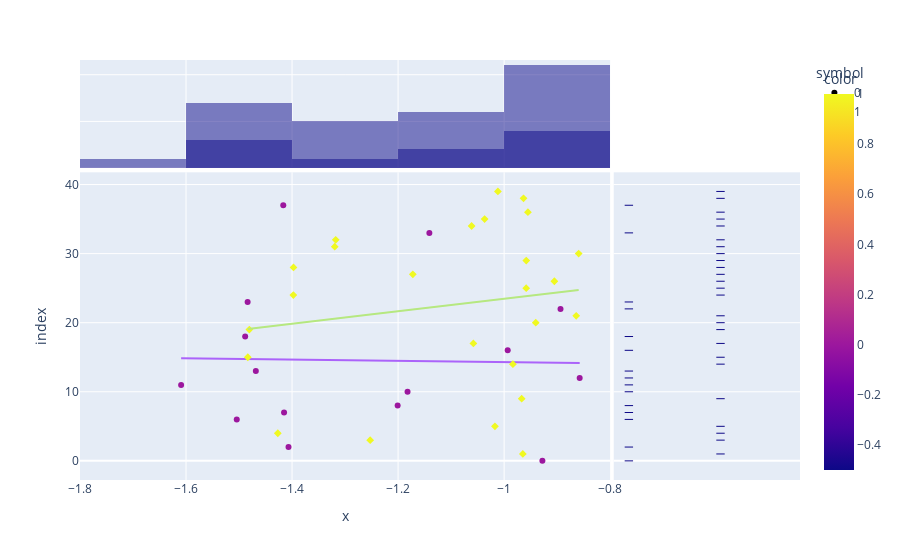
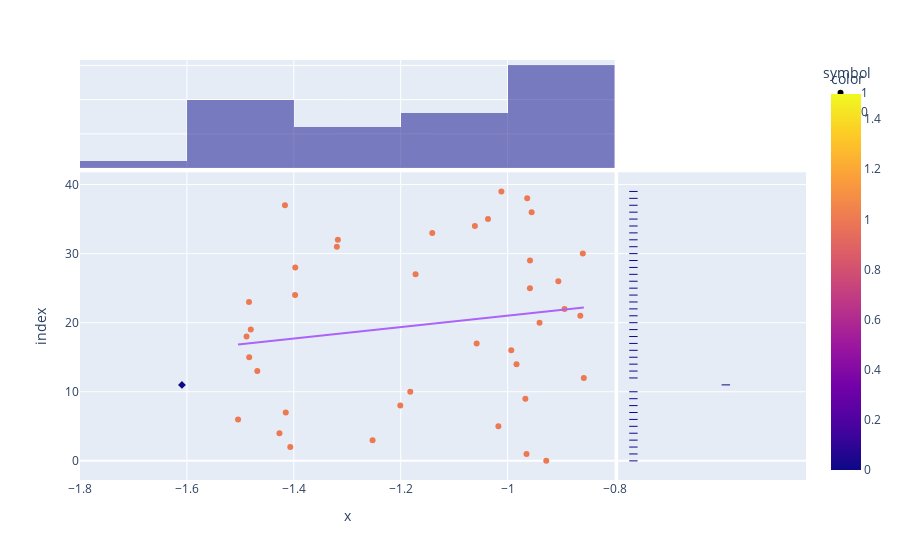

Write notebook code for charts like these, in order.
### Markdown cell above
## SVM

### Code cell
print(classification_report(y_test, y_pred_svm))
fig = px.scatter(x_embed[:,0],x_embed[:,1],color=y_test, symbol=y_test, marginal_x = 'histogram', marginal_y = 'rug', trendline = 'ols')
fig.show()

px.scatter(x_embed[:,0],x_embed[:,1],color=y_pred_svm, symbol=y_pred_svm, marginal_x = 'histogram', marginal_y = 'rug', trendline = 'ols')

### Figure 1 — Plotly figure (JSON) as saved in the notebook; plotly's stock layout.template omitted (floating-point values rounded to 4 significant figures)
{"data": [{"hovertemplate": "symbol=0<br>x=%{x}<br>index=%{y}<br>color=%{marker.color}<extra></extra>", "legendgroup": "0", "marker": {"color": [0, 0, 0, 0, 0, 0, 0, 0, 0, 0, 0, 0, 0, 0, 0], "coloraxis": "coloraxis", "symbol": "circle"}, "mode": "markers", "name": "0", "orientation": "h", "showlegend": true, "type": "scatter", "x": [-0.9278, -1.407, -1.504, -1.415, -1.201, -1.182, -1.609, -0.8575, -1.468, -0.9932, -1.488, -0.8936, -1.484, -1.141, -1.417], "xaxis": "x", "y": [0, 2, 6, 7, 8, 10, 11, 12, 13, 16, 18, 22, 23, 33, 37], "yaxis": "y"}, {"alignmentgroup": "True", "bingroup": "x", "hovertemplate": "symbol=0<br>x=%{x}<br>count=%{y}<extra></extra>", "legendgroup": "0", "marker": {"color": "#0d0887"}, "name": "0", "offsetgroup": "0", "opacity": 0.5, "showlegend": false, "type": "histogram", "x": [-0.9278, -1.407, -1.504, -1.415, -1.201, -1.182, -1.609, -0.8575, -1.468, -0.9932, -1.488, -0.8936, -1.484, -1.141, -1.417], "xaxis": "x3", "yaxis": "y3"}, {"alignmentgroup": "True", "boxpoints": "all", "fillcolor": "rgba(255,255,255,0)", "hoveron": "points", "hovertemplate": "symbol=0<br>index=%{y}<extra></extra>", "jitter": 0, "legendgroup": "0", "line": {"color": "rgba(255,255,255,0)"}, "marker": {"color": "#0d0887", "symbol": "line-ew-open"}, "name": "0", "offsetgroup": "0", "showlegend": false, "type": "box", "xaxis": "x2", "y": [0, 2, 6, 7, 8, 10, 11, 12, 13, 16, 18, 22, 23, 33, 37], "yaxis": "y2"}, {"hovertemplate": "<b>OLS trendline</b><br>index = -0.91558 * x + 13.3743<br>R<sup>2</sup>=0.000480<br><br>symbol=0<br>x=%{x}<br>index=%{y} <b>(trend)</b><extra></extra>", "legendgroup": "0", "marker": {"symbol": "circle"}, "mode": "lines", "name": "0", "showlegend": false, "type": "scatter", "x": [-1.609, -1.504, -1.488, -1.484, -1.468, -1.417, -1.415, -1.407, -1.201, -1.182, -1.141, -0.9932, -0.9278, -0.8936, -0.8575], "xaxis": "x", "y": [14.85, 14.75, 14.74, 14.73, 14.72, 14.67, 14.67, 14.66, 14.47, 14.46, 14.42, 14.28, 14.22, 14.19, 14.16], "yaxis": "y"}, {"hovertemplate": "symbol=1<br>x=%{x}<br>index=%{y}<br>color=%{marker.color}<extra></extra>", "legendgroup": "1", "marker": {"color": [1, 1, 1, 1, 1, 1, 1, 1, 1, 1, 1, 1, 1, 1, 1, 1, 1, 1, 1, 1, 1, 1, 1, 1, 1], "coloraxis": "coloraxis", "symbol": "diamond"}, "mode": "markers", "name": "1", "orientation": "h", "showlegend": true, "type": "scatter", "x": [-0.9647, -1.253, -1.427, -1.017, -0.9668, -0.9834, -1.483, -1.058, -1.481, -0.9403, -0.864, -1.398, -0.9583, -0.9052, -1.172, -1.397, -0.9582, -0.8594, -1.319, -1.318, -1.061, -1.037, -0.9551, -0.9634, -1.012], "xaxis": "x", "y": [1, 3, 4, 5, 9, 14, 15, 17, 19, 20, 21, 24, 25, 26, 27, 28, 29, 30, 31, 32, 34, 35, 36, 38, 39], "yaxis": "y"}, {"alignmentgroup": "True", "bingroup": "x", "hovertemplate": "symbol=1<br>x=%{x}<br>count=%{y}<extra></extra>", "legendgroup": "1", "marker": {"color": "#0d0887"}, "name": "1", "offsetgroup": "1", "opacity": 0.5, "showlegend": false, "type": "histogram", "x": [-0.9647, -1.253, -1.427, -1.017, -0.9668, -0.9834, -1.483, -1.058, -1.481, -0.9403, -0.864, -1.398, -0.9583, -0.9052, -1.172, -1.397, -0.9582, -0.8594, -1.319, -1.318, -1.061, -1.037, -0.9551, -0.9634, -1.012], "xaxis": "x3", "yaxis": "y3"}, {"alignmentgroup": "True", "boxpoints": "all", "fillcolor": "rgba(255,255,255,0)", "hoveron": "points", "hovertemplate": "symbol=1<br>index=%{y}<extra></extra>", "jitter": 0, "legendgroup": "1", "line": {"color": "rgba(255,255,255,0)"}, "marker": {"color": "#0d0887", "symbol": "line-ew-open"}, "name": "1", "offsetgroup": "1", "showlegend": false, "type": "box", "xaxis": "x2", "y": [1, 3, 4, 5, 9, 14, 15, 17, 19, 20, 21, 24, 25, 26, 27, 28, 29, 30, 31, 32, 34, 35, 36, 38, 39], "yaxis": "y2"}, {"hovertemplate": "<b>OLS trendline</b><br>index = 9.0542 * x + 32.5307<br>R<sup>2</sup>=0.026537<br><br>symbol=1<br>x=%{x}<br>index=%{y} <b>(trend)</b><extra></extra>", "legendgroup": "1", "marker": {"symbol": "diamond"}, "mode": "lines", "name": "1", "showlegend": false, "type": "scatter", "x": [-1.483, -1.481, -1.427, -1.398, -1.397, -1.319, -1.318, -1.253, -1.172, -1.061, -1.058, -1.037, -1.017, -1.012, -0.9834, -0.9668, -0.9647, -0.9634, -0.9583, -0.9582, -0.9551, -0.9403, -0.9052, -0.864, -0.8594], "xaxis": "x", "y": [19.1, 19.13, 19.61, 19.88, 19.88, 20.58, 20.6, 21.19, 21.92, 22.92, 22.95, 23.14, 23.32, 23.37, 23.63, 23.78, 23.8, 23.81, 23.85, 23.86, 23.88, 24.02, 24.34, 24.71, 24.75], "yaxis": "y"}], "layout": {"barmode": "overlay", "coloraxis": {"colorbar": {"title": {"text": "color"}}, "colorscale": [[0, "#0d0887"], [0.1111, "#46039f"], [0.2222, "#7201a8"], [0.3333, "#9c179e"], [0.4444, "#bd3786"], [0.5556, "#d8576b"], [0.6667, "#ed7953"], [0.7778, "#fb9f3a"], [0.8889, "#fdca26"], [1, "#f0f921"]]}, "legend": {"title": {"text": "symbol"}, "tracegroupgap": 0}, "margin": {"t": 60}, "xaxis": {"anchor": "y", "domain": [0, 0.7363], "title": {"text": "x"}}, "xaxis2": {"anchor": "y2", "domain": [0.7413, 1], "matches": "x2", "showgrid": false, "showline": false, "showticklabels": false, "ticks": ""}, "xaxis3": {"anchor": "y3", "domain": [0, 0.7363], "matches": "x", "showgrid": true, "showticklabels": false}, "xaxis4": {"anchor": "y4", "domain": [0.7413, 1], "matches": "x2", "showgrid": false, "showline": false, "showticklabels": false, "ticks": ""}, "yaxis": {"anchor": "x", "domain": [0, 0.7326], "title": {"text": "index"}}, "yaxis2": {"anchor": "x2", "domain": [0, 0.7326], "matches": "y", "showgrid": true, "showticklabels": false}, "yaxis3": {"anchor": "x3", "domain": [0.7426, 1], "matches": "y3", "showgrid": true, "showline": false, "showticklabels": false, "ticks": ""}, "yaxis4": {"anchor": "x4", "domain": [0.7426, 1], "matches": "y3", "showgrid": true, "showline": false, "showticklabels": false, "ticks": ""}}}

### Figure 2 — Plotly figure (JSON) as saved in the notebook; plotly's stock layout.template omitted (floating-point values rounded to 4 significant figures)
{"data": [{"hovertemplate": "symbol=1<br>x=%{x}<br>index=%{y}<br>color=%{marker.color}<extra></extra>", "legendgroup": "1", "marker": {"color": [1, 1, 1, 1, 1, 1, 1, 1, 1, 1, 1, 1, 1, 1, 1, 1, 1, 1, 1, 1, 1, 1, 1, 1, 1, 1, 1, 1, 1, 1, 1, 1, 1, 1, 1, 1, 1, 1, 1], "coloraxis": "coloraxis", "symbol": "circle"}, "mode": "markers", "name": "1", "orientation": "h", "showlegend": true, "type": "scatter", "x": [-0.9278, -0.9647, -1.407, -1.253, -1.427, -1.017, -1.504, -1.415, -1.201, -0.9668, -1.182, -0.8575, -1.468, -0.9834, -1.483, -0.9932, -1.058, -1.488, -1.481, -0.9403, -0.864, -0.8936, -1.484, -1.398, -0.9583, -0.9052, -1.172, -1.397, -0.9582, -0.8594, -1.319, -1.318, -1.141, -1.061, -1.037, -0.9551, -1.417, -0.9634, -1.012], "xaxis": "x", "y": [0, 1, 2, 3, 4, 5, 6, 7, 8, 9, 10, 12, 13, 14, 15, 16, 17, 18, 19, 20, 21, 22, 23, 24, 25, 26, 27, 28, 29, 30, 31, 32, 33, 34, 35, 36, 37, 38, 39], "yaxis": "y"}, {"alignmentgroup": "True", "bingroup": "x", "hovertemplate": "symbol=1<br>x=%{x}<br>count=%{y}<extra></extra>", "legendgroup": "1", "marker": {"color": "#0d0887"}, "name": "1", "offsetgroup": "1", "opacity": 0.5, "showlegend": false, "type": "histogram", "x": [-0.9278, -0.9647, -1.407, -1.253, -1.427, -1.017, -1.504, -1.415, -1.201, -0.9668, -1.182, -0.8575, -1.468, -0.9834, -1.483, -0.9932, -1.058, -1.488, -1.481, -0.9403, -0.864, -0.8936, -1.484, -1.398, -0.9583, -0.9052, -1.172, -1.397, -0.9582, -0.8594, -1.319, -1.318, -1.141, -1.061, -1.037, -0.9551, -1.417, -0.9634, -1.012], "xaxis": "x3", "yaxis": "y3"}, {"alignmentgroup": "True", "boxpoints": "all", "fillcolor": "rgba(255,255,255,0)", "hoveron": "points", "hovertemplate": "symbol=1<br>index=%{y}<extra></extra>", "jitter": 0, "legendgroup": "1", "line": {"color": "rgba(255,255,255,0)"}, "marker": {"color": "#0d0887", "symbol": "line-ew-open"}, "name": "1", "offsetgroup": "1", "showlegend": false, "type": "box", "xaxis": "x2", "y": [0, 1, 2, 3, 4, 5, 6, 7, 8, 9, 10, 12, 13, 14, 15, 16, 17, 18, 19, 20, 21, 22, 23, 24, 25, 26, 27, 28, 29, 30, 31, 32, 33, 34, 35, 36, 37, 38, 39], "yaxis": "y2"}, {"hovertemplate": "<b>OLS trendline</b><br>index = 8.31284 * x + 29.3376<br>R<sup>2</sup>=0.025671<br><br>symbol=1<br>x=%{x}<br>index=%{y} <b>(trend)</b><extra></extra>", "legendgroup": "1", "marker": {"symbol": "circle"}, "mode": "lines", "name": "1", "showlegend": false, "type": "scatter", "x": [-1.504, -1.488, -1.484, -1.483, -1.481, -1.468, -1.427, -1.417, -1.415, -1.407, -1.398, -1.397, -1.319, -1.318, -1.253, -1.201, -1.182, -1.172, -1.141, -1.061, -1.058, -1.037, -1.017, -1.012, -0.9932, -0.9834, -0.9668, -0.9647, -0.9634, -0.9583, -0.9582, -0.9551, -0.9403, -0.9278, -0.9052, -0.8936, -0.864, -0.8594, -0.8575], "xaxis": "x", "y": [16.83, 16.96, 17.0, 17.01, 17.03, 17.13, 17.48, 17.56, 17.57, 17.64, 17.72, 17.72, 18.37, 18.38, 18.92, 19.36, 19.51, 19.59, 19.85, 20.52, 20.54, 20.72, 20.88, 20.93, 21.08, 21.16, 21.3, 21.32, 21.33, 21.37, 21.37, 21.4, 21.52, 21.63, 21.81, 21.91, 22.15, 22.19, 22.21], "yaxis": "y"}, {"hovertemplate": "symbol=0<br>x=%{x}<br>index=%{y}<br>color=%{marker.color}<extra></extra>", "legendgroup": "0", "marker": {"color": [0], "coloraxis": "coloraxis", "symbol": "diamond"}, "mode": "markers", "name": "0", "orientation": "h", "showlegend": true, "type": "scatter", "x": [-1.609], "xaxis": "x", "y": [11], "yaxis": "y"}, {"alignmentgroup": "True", "bingroup": "x", "hovertemplate": "symbol=0<br>x=%{x}<br>count=%{y}<extra></extra>", "legendgroup": "0", "marker": {"color": "#0d0887"}, "name": "0", "offsetgroup": "0", "opacity": 0.5, "showlegend": false, "type": "histogram", "x": [-1.609], "xaxis": "x3", "yaxis": "y3"}, {"alignmentgroup": "True", "boxpoints": "all", "fillcolor": "rgba(255,255,255,0)", "hoveron": "points", "hovertemplate": "symbol=0<br>index=%{y}<extra></extra>", "jitter": 0, "legendgroup": "0", "line": {"color": "rgba(255,255,255,0)"}, "marker": {"color": "#0d0887", "symbol": "line-ew-open"}, "name": "0", "offsetgroup": "0", "showlegend": false, "type": "box", "xaxis": "x2", "y": [11], "yaxis": "y2"}, {"hovertemplate": "symbol=0<extra></extra>", "legendgroup": "0", "marker": {"symbol": "diamond"}, "mode": "lines", "name": "0", "showlegend": false, "type": "scatter", "xaxis": "x", "yaxis": "y"}], "layout": {"barmode": "overlay", "coloraxis": {"colorbar": {"title": {"text": "color"}}, "colorscale": [[0, "#0d0887"], [0.1111, "#46039f"], [0.2222, "#7201a8"], [0.3333, "#9c179e"], [0.4444, "#bd3786"], [0.5556, "#d8576b"], [0.6667, "#ed7953"], [0.7778, "#fb9f3a"], [0.8889, "#fdca26"], [1, "#f0f921"]]}, "legend": {"title": {"text": "symbol"}, "tracegroupgap": 0}, "margin": {"t": 60}, "xaxis": {"anchor": "y", "domain": [0, 0.7363], "title": {"text": "x"}}, "xaxis2": {"anchor": "y2", "domain": [0.7413, 1], "matches": "x2", "showgrid": false, "showline": false, "showticklabels": false, "ticks": ""}, "xaxis3": {"anchor": "y3", "domain": [0, 0.7363], "matches": "x", "showgrid": true, "showticklabels": false}, "xaxis4": {"anchor": "y4", "domain": [0.7413, 1], "matches": "x2", "showgrid": false, "showline": false, "showticklabels": false, "ticks": ""}, "yaxis": {"anchor": "x", "domain": [0, 0.7326], "title": {"text": "index"}}, "yaxis2": {"anchor": "x2", "domain": [0, 0.7326], "matches": "y", "showgrid": true, "showticklabels": false}, "yaxis3": {"anchor": "x3", "domain": [0.7426, 1], "matches": "y3", "showgrid": true, "showline": false, "showticklabels": false, "ticks": ""}, "yaxis4": {"anchor": "x4", "domain": [0.7426, 1], "matches": "y3", "showgrid": true, "showline": false, "showticklabels": false, "ticks": ""}}}
